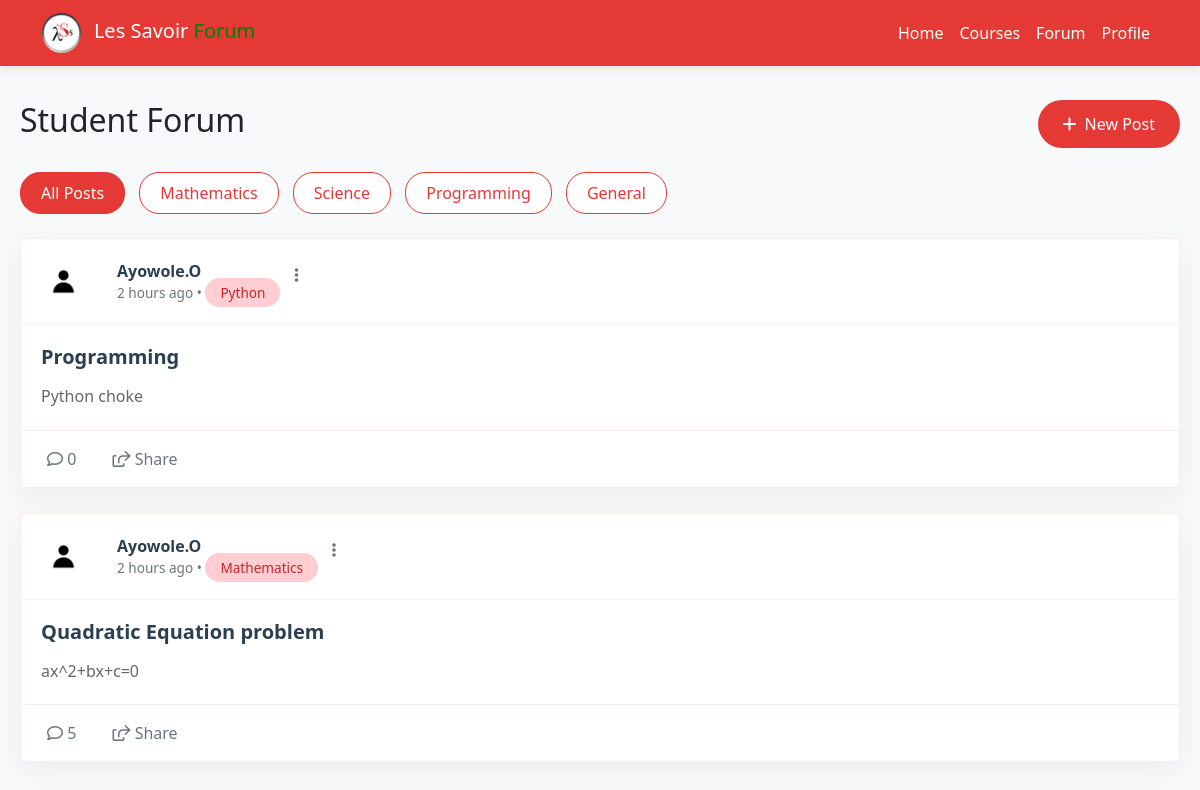
Before: /forum/ (signed in) with the older database file.
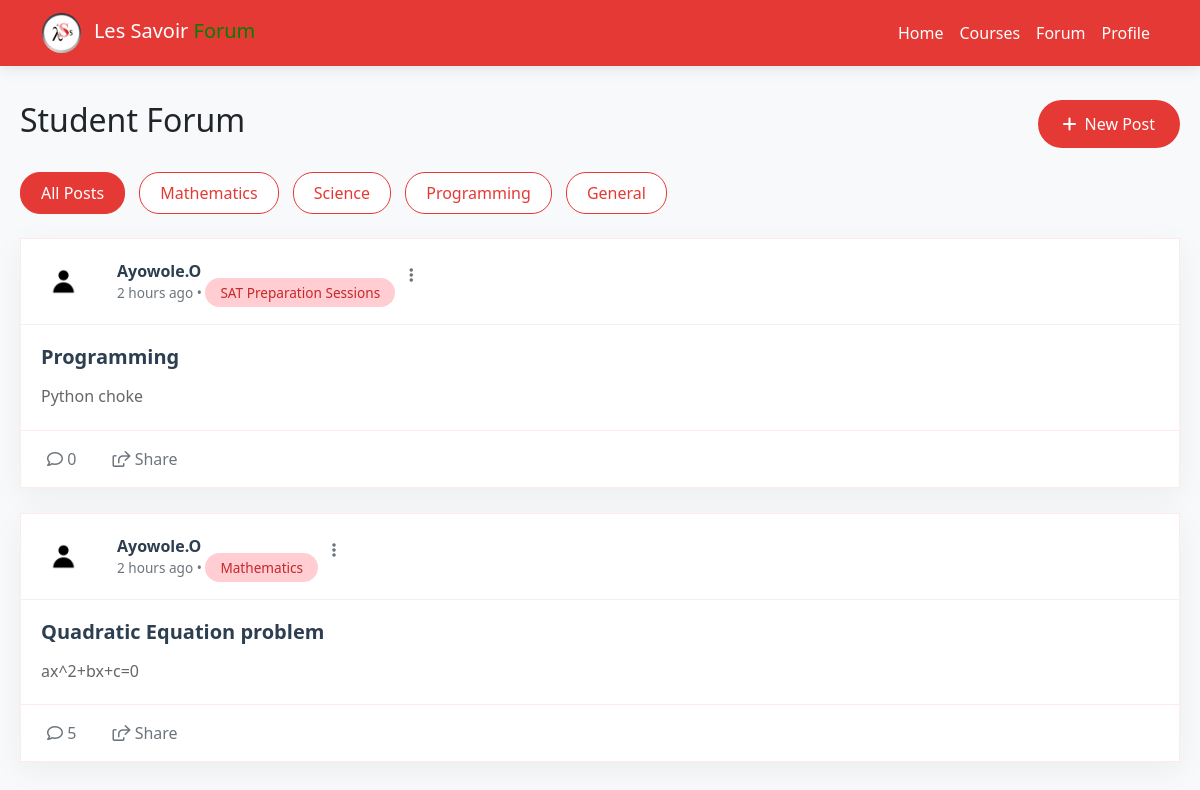
After: the same page with the newer database file.
### forum/models.py (models this page shows, shortened)
class Post(models.Model):
    title = models.CharField(max_length=250, null=False)
    image = models.ImageField(upload_to='post_images/', null=True, blank=True)
    content = models.TextField()
    author = models.ForeignKey(get_user_model(), on_delete=models.CASCADE, related_name="posts")
    course = models.ForeignKey(Course, on_delete=models.CASCADE, related_name="courses")
    created_at = models.DateTimeField(auto_now_add=True)
    updated_at = models.DateTimeField(auto_now=True)

### courses/models.py (models this page shows, shortened)
class Course(models.Model):
    title = models.CharField(max_length=225)
    description = models.TextField()
    url = models.URLField(null=True, blank=True)
    image = models.ImageField(upload_to='course_image/', null=True, blank=True)
    instructor = models.ForeignKey(get_user_model(), on_delete=models.CASCADE, related_name="courses", null=True, blank=True)

### users/models.py (models this page shows, shortened)
class CustomUser(AbstractUser):
    email = models.EmailField(unique=True)
    phone = models.CharField(max_length=15, unique=True, null=True, blank=True)
    role = models.CharField(choices=roles, default='Student', max_length=10)
    def initials(self):
        return f"{self.first_name}.{self.last_name[0].title()}"

class Profile(models.Model):
    user = models.OneToOneField(get_user_model(), on_delete=models.CASCADE, related_name="profile")
    bio = models.TextField(blank=True, null=True)
    profile_picture = models.ImageField(upload_to='profile_pics/',
                                         blank=True,
                                         null=True,
                                         default="defaults/default_profile_image.png"
                                        )
    date_joined = models.DateTimeField(auto_now_add=True)

### forum/views.py (the view, shortened to what this page needs)
# urls.py: path('forum/', include("forum.urls")),
@login_required
def forum(request):
    return render(request, 'forum/forum.html', {'posts': Post.objects.all().order_by('-id'), 'courses': Course.objects.all()})

### forum/templates/forum/forum.html (shortened to what this page needs)
<!DOCTYPE html>
{% load static %}
<html lang="en">
<head>
    <link href="https://cdn.jsdelivr.net/npm/bootstrap@5.3.0/dist/css/bootstrap.min.css" rel="stylesheet">
    <link rel="stylesheet" href="https://cdnjs.cloudflare.com/ajax/libs/font-awesome/6.0.0/css/all.min.css">
</head>
<body>
    <nav class="navbar navbar-expand-lg fixed-top">
        <div class="container">
            <a class="navbar-brand" href="{% url 'home' %}">
                <img src="{% static 'pages/images/logo.jpg' %}" style="border-radius: 50%;" alt="Les Savoir" height="40" class="me-2">
                Les Savoir <span style="color: green;" >Forum</span>
            </a>
            <div class="collapse navbar-collapse" id="navbarNav">
                <ul class="navbar-nav ms-auto align-items-center">
                    <li class="nav-item">
                        <a class="nav-link" href="{% url 'home' %}">Home</a>
                    </li>
                    <li class="nav-item">
                        <a class="nav-link" href="{% url 'courses' %}">Courses</a>
                    </li>
                    <li class="nav-item">
                        <a class="nav-link active" href="{% url 'forum' %}">Forum</a>
                    </li>
                    <li class="nav-item">
                        <a class="nav-link" href="{% url 'profile' %}">Profile</a>
                    </li>
                </ul>
            </div>
        </div>
    </nav>
    <div class="forum-container">
        <div class="d-flex justify-content-between align-items-center mb-4">
            <h2>Student Forum</h2>
            <button class="new-post-btn" onclick="showNewPostModal()">
                <i class="fas fa-plus me-2"></i>New Post
            </button>
        </div>
        <div class="mb-4">
            <button class="filter-btn active">All Posts</button>
            <button class="filter-btn">Mathematics</button>
            <button class="filter-btn">Science</button>
            <button class="filter-btn">Programming</button>
            <button class="filter-btn">General</button>
        </div>
        {% for post in posts  %}
        <div class="forum-card">
            <div class="post-header">
                <div class="d-flex justify-content-between align-items-start">
                    <div class="d-flex">
                        <img src="{{ post.author.profile.profile_picture.url }}" alt="User Avatar" class="user-avatar">
                        <div class="post-meta ms-3">
                            <a href="#" class="post-author">{{ post.author.initials }}</a>
                            <div class="post-time">2 hours ago • <span class="category-badge">{{ post.course.title }}</span></div>
                        </div>
                    </div>
                    <div class="post-options">
                        <button class="post-options-btn" onclick="togglePostOptions(this)">
                            <i class="fas fa-ellipsis-v"></i>
                        </button>
                    </div>
                </div>
            </div>
            <div class="post-content">
                <h3 class="post-title">{{ post.title }}</h3>
                <p class="post-text">{{ post.content }}</p>
            </div>
            <div class="post-footer">
                <div class="post-actions">
                    <button onclick="toggleComments(this)">
                        <i class="far fa-comment"></i>
                        <span>{{ post.comments.count }}</span>
                    </button>
                    <button>
                        <i class="far fa-share-square"></i>
                        Share
                    </button>
                </div>
            </div>
        </div>
        {% endfor %}
</body>
</html>

Changed rows visible on the page:
changed through a linked row, Post "Programming": course "Python" → "SAT Preparation Sessions"
